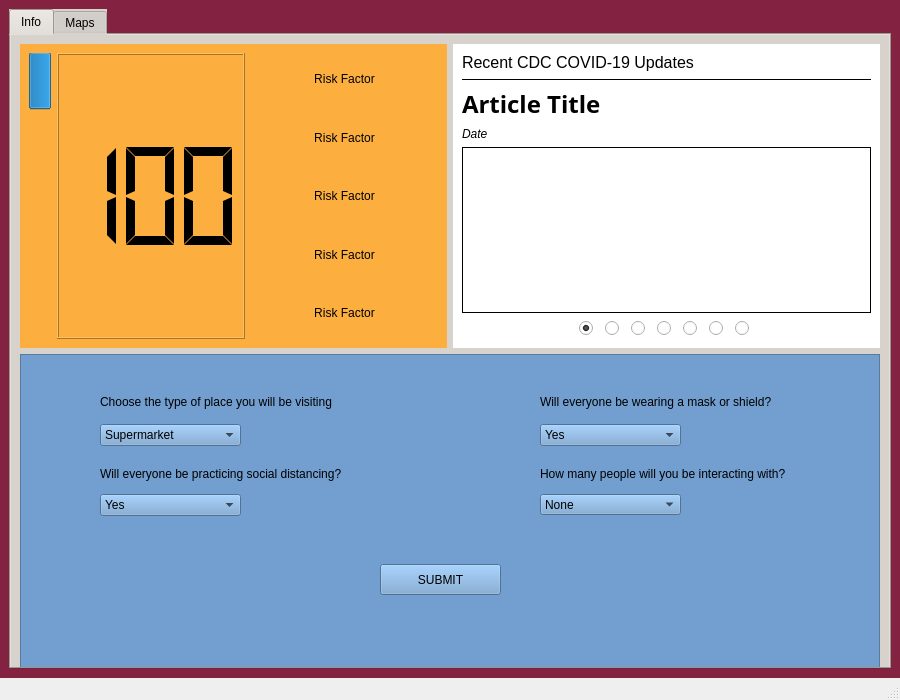
<?xml version="1.0" encoding="UTF-8"?>
<ui version="4.0">
 <class>Dashboard</class>
 <widget class="QMainWindow" name="Dashboard">
  <property name="geometry">
   <rect>
    <x>0</x>
    <y>0</y>
    <width>900</width>
    <height>700</height>
   </rect>
  </property>
  <property name="minimumSize">
   <size>
    <width>900</width>
    <height>700</height>
   </size>
  </property>
  <property name="windowTitle">
   <string>SafeWaze Dashboard</string>
  </property>
  <property name="styleSheet">
   <string notr="true">#centralwidget {background-color: rgb(131,34,65);}</string>
  </property>
  <widget class="QWidget" name="centralwidget">
   <layout class="QVBoxLayout" name="verticalLayout_3">
    <item>
     <widget class="QTabWidget" name="tabWidget">
      <property name="sizePolicy">
       <sizepolicy hsizetype="Expanding" vsizetype="Expanding">
        <horstretch>0</horstretch>
        <verstretch>0</verstretch>
       </sizepolicy>
      </property>
      <property name="styleSheet">
       <string notr="true">background-color: rgb(215,210,203);</string>
      </property>
      <property name="currentIndex">
       <number>0</number>
      </property>
      <widget class="QWidget" name="tab_1">
       <attribute name="title">
        <string>Info</string>
       </attribute>
       <layout class="QVBoxLayout" name="verticalLayout_6">
        <item>
         <layout class="QVBoxLayout" name="vbox_tab_1">
          <item>
           <layout class="QHBoxLayout" name="hbox_info">
            <property name="spacing">
             <number>6</number>
            </property>
            <item>
             <widget class="QWidget" name="widget_left" native="true">
              <property name="sizePolicy">
               <sizepolicy hsizetype="MinimumExpanding" vsizetype="MinimumExpanding">
                <horstretch>0</horstretch>
                <verstretch>0</verstretch>
               </sizepolicy>
              </property>
              <property name="minimumSize">
               <size>
                <width>0</width>
                <height>100</height>
               </size>
              </property>
              <property name="styleSheet">
               <string notr="true">background-color: rgb(252, 175, 62);</string>
              </property>
              <layout class="QHBoxLayout" name="horizontalLayout_4">
               <item>
                <widget class="QProgressBar" name="risk_barometer">
                 <property name="styleSheet">
                  <string notr="true">QProgressBar {
border-image: url(:/Gauge/Resources/Risk-Gradient/V2/gradient-v2-600x600.png);
border-radius: 12px;
}

QProgressBar::chunk {
background: qlineargradient(x1: 0, y1: 0, x2: 1, y2: 0,
stop: 0 #fff
stop: 0.4999 #eee
stop: 0.5 #ddd,
stop: 1 #eee);
}</string>
                 </property>
                 <property name="value">
                  <number>20</number>
                 </property>
                 <property name="textVisible">
                  <bool>false</bool>
                 </property>
                 <property name="orientation">
                  <enum>Qt::Vertical</enum>
                 </property>
                 <property name="invertedAppearance">
                  <bool>true</bool>
                 </property>
                </widget>
               </item>
               <item>
                <widget class="QLCDNumber" name="lcdNumber_risk">
                 <property name="sizePolicy">
                  <sizepolicy hsizetype="Minimum" vsizetype="Minimum">
                   <horstretch>0</horstretch>
                   <verstretch>0</verstretch>
                  </sizepolicy>
                 </property>
                 <property name="minimumSize">
                  <size>
                   <width>60</width>
                   <height>0</height>
                  </size>
                 </property>
                 <property name="digitCount">
                  <number>3</number>
                 </property>
                 <property name="segmentStyle">
                  <enum>QLCDNumber::Flat</enum>
                 </property>
                 <property name="intValue" stdset="0">
                  <number>100</number>
                 </property>
                </widget>
               </item>
               <item>
                <layout class="QVBoxLayout" name="vbox_risk_factors">
                 <item>
                  <widget class="QLabel" name="label">
                   <property name="text">
                    <string>Risk Factor</string>
                   </property>
                   <property name="alignment">
                    <set>Qt::AlignCenter</set>
                   </property>
                  </widget>
                 </item>
                 <item>
                  <widget class="QLabel" name="label_4">
                   <property name="text">
                    <string>Risk Factor</string>
                   </property>
                   <property name="alignment">
                    <set>Qt::AlignCenter</set>
                   </property>
                  </widget>
                 </item>
                 <item>
                  <widget class="QLabel" name="label_5">
                   <property name="text">
                    <string>Risk Factor</string>
                   </property>
                   <property name="alignment">
                    <set>Qt::AlignCenter</set>
                   </property>
                  </widget>
                 </item>
                 <item>
                  <widget class="QLabel" name="label_6">
                   <property name="text">
                    <string>Risk Factor</string>
                   </property>
                   <property name="alignment">
                    <set>Qt::AlignCenter</set>
                   </property>
                  </widget>
                 </item>
                 <item>
                  <widget class="QLabel" name="label_7">
                   <property name="text">
                    <string>Risk Factor</string>
                   </property>
                   <property name="alignment">
                    <set>Qt::AlignCenter</set>
                   </property>
                  </widget>
                 </item>
                </layout>
               </item>
              </layout>
             </widget>
            </item>
            <item>
             <widget class="QWidget" name="widget_rss" native="true">
              <property name="sizePolicy">
               <sizepolicy hsizetype="MinimumExpanding" vsizetype="MinimumExpanding">
                <horstretch>0</horstretch>
                <verstretch>0</verstretch>
               </sizepolicy>
              </property>
              <property name="minimumSize">
               <size>
                <width>0</width>
                <height>100</height>
               </size>
              </property>
              <property name="styleSheet">
               <string notr="true">background-color: rgb(255, 255, 255);</string>
              </property>
              <layout class="QVBoxLayout" name="verticalLayout_2">
               <item>
                <widget class="QLabel" name="label_rss_header">
                 <property name="sizePolicy">
                  <sizepolicy hsizetype="Preferred" vsizetype="Fixed">
                   <horstretch>0</horstretch>
                   <verstretch>0</verstretch>
                  </sizepolicy>
                 </property>
                 <property name="font">
                  <font>
                   <pointsize>12</pointsize>
                   <weight>50</weight>
                   <bold>false</bold>
                   <underline>false</underline>
                  </font>
                 </property>
                 <property name="text">
                  <string>Recent CDC COVID-19 Updates</string>
                 </property>
                </widget>
               </item>
               <item>
                <widget class="Line" name="line">
                 <property name="styleSheet">
                  <string notr="true">background-color: transparent;</string>
                 </property>
                 <property name="frameShadow">
                  <enum>QFrame::Plain</enum>
                 </property>
                 <property name="lineWidth">
                  <number>1</number>
                 </property>
                 <property name="orientation">
                  <enum>Qt::Horizontal</enum>
                 </property>
                </widget>
               </item>
               <item>
                <widget class="QLabel" name="label_rss_title">
                 <property name="font">
                  <font>
                   <family>Ubuntu Condensed</family>
                   <pointsize>18</pointsize>
                   <weight>75</weight>
                   <bold>true</bold>
                  </font>
                 </property>
                 <property name="styleSheet">
                  <string notr="true">background-color: transparent;</string>
                 </property>
                 <property name="text">
                  <string>Article Title</string>
                 </property>
                 <property name="wordWrap">
                  <bool>true</bool>
                 </property>
                 <property name="openExternalLinks">
                  <bool>true</bool>
                 </property>
                </widget>
               </item>
               <item>
                <widget class="QLabel" name="label_rss_date">
                 <property name="font">
                  <font>
                   <italic>true</italic>
                  </font>
                 </property>
                 <property name="text">
                  <string>Date</string>
                 </property>
                </widget>
               </item>
               <item>
                <widget class="QTextBrowser" name="textBrowser_summary">
                 <property name="frameShape">
                  <enum>QFrame::Box</enum>
                 </property>
                 <property name="frameShadow">
                  <enum>QFrame::Plain</enum>
                 </property>
                 <property name="openExternalLinks">
                  <bool>true</bool>
                 </property>
                </widget>
               </item>
               <item>
                <layout class="QHBoxLayout" name="horizontalLayout">
                 <item>
                  <spacer name="horizontalSpacer">
                   <property name="orientation">
                    <enum>Qt::Horizontal</enum>
                   </property>
                   <property name="sizeHint" stdset="0">
                    <size>
                     <width>40</width>
                     <height>20</height>
                    </size>
                   </property>
                  </spacer>
                 </item>
                 <item>
                  <widget class="QRadioButton" name="radioButton_1">
                   <property name="sizePolicy">
                    <sizepolicy hsizetype="Fixed" vsizetype="Fixed">
                     <horstretch>0</horstretch>
                     <verstretch>0</verstretch>
                    </sizepolicy>
                   </property>
                   <property name="minimumSize">
                    <size>
                     <width>20</width>
                     <height>0</height>
                    </size>
                   </property>
                   <property name="text">
                    <string/>
                   </property>
                   <property name="checked">
                    <bool>true</bool>
                   </property>
                  </widget>
                 </item>
                 <item>
                  <widget class="QRadioButton" name="radioButton_2">
                   <property name="sizePolicy">
                    <sizepolicy hsizetype="Fixed" vsizetype="Fixed">
                     <horstretch>0</horstretch>
                     <verstretch>0</verstretch>
                    </sizepolicy>
                   </property>
                   <property name="minimumSize">
                    <size>
                     <width>20</width>
                     <height>0</height>
                    </size>
                   </property>
                   <property name="text">
                    <string/>
                   </property>
                  </widget>
                 </item>
                 <item>
                  <widget class="QRadioButton" name="radioButton_3">
                   <property name="sizePolicy">
                    <sizepolicy hsizetype="Fixed" vsizetype="Fixed">
                     <horstretch>0</horstretch>
                     <verstretch>0</verstretch>
                    </sizepolicy>
                   </property>
                   <property name="minimumSize">
                    <size>
                     <width>20</width>
                     <height>0</height>
                    </size>
                   </property>
                   <property name="text">
                    <string/>
                   </property>
                  </widget>
                 </item>
                 <item>
                  <widget class="QRadioButton" name="radioButton_4">
                   <property name="sizePolicy">
                    <sizepolicy hsizetype="Fixed" vsizetype="Fixed">
                     <horstretch>0</horstretch>
                     <verstretch>0</verstretch>
                    </sizepolicy>
                   </property>
                   <property name="minimumSize">
                    <size>
                     <width>20</width>
                     <height>0</height>
                    </size>
                   </property>
                   <property name="text">
                    <string/>
                   </property>
                  </widget>
                 </item>
                 <item>
                  <widget class="QRadioButton" name="radioButton_5">
                   <property name="sizePolicy">
                    <sizepolicy hsizetype="Fixed" vsizetype="Fixed">
                     <horstretch>0</horstretch>
                     <verstretch>0</verstretch>
                    </sizepolicy>
                   </property>
                   <property name="minimumSize">
                    <size>
                     <width>20</width>
                     <height>0</height>
                    </size>
                   </property>
                   <property name="text">
                    <string/>
                   </property>
                  </widget>
                 </item>
                 <item>
                  <widget class="QRadioButton" name="radioButton_6">
                   <property name="minimumSize">
                    <size>
                     <width>20</width>
                     <height>0</height>
                    </size>
                   </property>
                   <property name="text">
                    <string/>
                   </property>
                  </widget>
                 </item>
                 <item>
                  <widget class="QRadioButton" name="radioButton_7">
                   <property name="minimumSize">
                    <size>
                     <width>20</width>
                     <height>0</height>
                    </size>
                   </property>
                   <property name="text">
                    <string/>
                   </property>
                  </widget>
                 </item>
                 <item>
                  <spacer name="horizontalSpacer_2">
                   <property name="orientation">
                    <enum>Qt::Horizontal</enum>
                   </property>
                   <property name="sizeHint" stdset="0">
                    <size>
                     <width>40</width>
                     <height>20</height>
                    </size>
                   </property>
                  </spacer>
                 </item>
                </layout>
               </item>
              </layout>
             </widget>
            </item>
           </layout>
          </item>
          <item>
           <widget class="QFrame" name="frame_graph">
            <property name="sizePolicy">
             <sizepolicy hsizetype="MinimumExpanding" vsizetype="MinimumExpanding">
              <horstretch>0</horstretch>
              <verstretch>0</verstretch>
             </sizepolicy>
            </property>
            <property name="minimumSize">
             <size>
              <width>758</width>
              <height>325</height>
             </size>
            </property>
            <property name="styleSheet">
             <string notr="true">background-color: rgb(114, 159, 207);</string>
            </property>
            <property name="frameShape">
             <enum>QFrame::StyledPanel</enum>
            </property>
            <property name="frameShadow">
             <enum>QFrame::Raised</enum>
            </property>
            <widget class="QLabel" name="label_8">
             <property name="geometry">
              <rect>
               <x>80</x>
               <y>40</y>
               <width>251</width>
               <height>16</height>
              </rect>
             </property>
             <property name="text">
              <string>Choose the type of place you will be visiting</string>
             </property>
            </widget>
            <widget class="QComboBox" name="comboBox_4">
             <property name="geometry">
              <rect>
               <x>80</x>
               <y>70</y>
               <width>141</width>
               <height>22</height>
              </rect>
             </property>
             <item>
              <property name="text">
               <string>Supermarket</string>
              </property>
             </item>
             <item>
              <property name="text">
               <string>convenience store </string>
              </property>
             </item>
             <item>
              <property name="text">
               <string>Barber Shop</string>
              </property>
             </item>
             <item>
              <property name="text">
               <string>Restaurant / Bar</string>
              </property>
             </item>
             <item>
              <property name="text">
               <string>movie theatre</string>
              </property>
             </item>
             <item>
              <property name="text">
               <string>Gym</string>
              </property>
             </item>
             <item>
              <property name="text">
               <string>Playground</string>
              </property>
             </item>
             <item>
              <property name="text">
               <string>Other</string>
              </property>
             </item>
            </widget>
            <widget class="QLabel" name="label_2">
             <property name="geometry">
              <rect>
               <x>80</x>
               <y>110</y>
               <width>261</width>
               <height>20</height>
              </rect>
             </property>
             <property name="text">
              <string>Will everyone be practicing social distancing?</string>
             </property>
            </widget>
            <widget class="QComboBox" name="comboBox_2">
             <property name="geometry">
              <rect>
               <x>80</x>
               <y>140</y>
               <width>141</width>
               <height>22</height>
              </rect>
             </property>
             <item>
              <property name="text">
               <string>Yes</string>
              </property>
             </item>
             <item>
              <property name="text">
               <string>No</string>
              </property>
             </item>
             <item>
              <property name="text">
               <string>Not all</string>
              </property>
             </item>
            </widget>
            <widget class="QLabel" name="label_3">
             <property name="geometry">
              <rect>
               <x>520</x>
               <y>40</y>
               <width>251</width>
               <height>16</height>
              </rect>
             </property>
             <property name="text">
              <string>Will everyone be wearing a mask or shield?</string>
             </property>
            </widget>
            <widget class="QComboBox" name="comboBox_3">
             <property name="geometry">
              <rect>
               <x>520</x>
               <y>70</y>
               <width>141</width>
               <height>22</height>
              </rect>
             </property>
             <item>
              <property name="text">
               <string>Yes</string>
              </property>
             </item>
             <item>
              <property name="text">
               <string>No</string>
              </property>
             </item>
             <item>
              <property name="text">
               <string>Not all</string>
              </property>
             </item>
            </widget>
            <widget class="QLabel" name="label_9">
             <property name="geometry">
              <rect>
               <x>520</x>
               <y>110</y>
               <width>271</width>
               <height>20</height>
              </rect>
             </property>
             <property name="text">
              <string>How many people will you be interacting with?</string>
             </property>
            </widget>
            <widget class="QComboBox" name="comboBox">
             <property name="geometry">
              <rect>
               <x>520</x>
               <y>140</y>
               <width>141</width>
               <height>21</height>
              </rect>
             </property>
             <item>
              <property name="text">
               <string>None</string>
              </property>
             </item>
             <item>
              <property name="text">
               <string>1</string>
              </property>
             </item>
             <item>
              <property name="text">
               <string>2</string>
              </property>
             </item>
             <item>
              <property name="text">
               <string>3</string>
              </property>
             </item>
             <item>
              <property name="text">
               <string>4</string>
              </property>
             </item>
             <item>
              <property name="text">
               <string>5 - 15</string>
              </property>
             </item>
             <item>
              <property name="text">
               <string>16 or more</string>
              </property>
             </item>
            </widget>
            <widget class="QPushButton" name="submit">
             <property name="geometry">
              <rect>
               <x>360</x>
               <y>210</y>
               <width>121</width>
               <height>31</height>
              </rect>
             </property>
             <property name="text">
              <string>SUBMIT</string>
             </property>
            </widget>
           </widget>
          </item>
         </layout>
        </item>
       </layout>
      </widget>
      <widget class="QWidget" name="tab_2">
       <attribute name="title">
        <string>Maps</string>
       </attribute>
      </widget>
     </widget>
    </item>
   </layout>
  </widget>
  <widget class="QMenuBar" name="menubar">
   <property name="geometry">
    <rect>
     <x>0</x>
     <y>0</y>
     <width>900</width>
     <height>26</height>
    </rect>
   </property>
  </widget>
  <widget class="QStatusBar" name="statusbar"/>
 </widget>
 <resources>
  <include location="../SafeWaze_latest/resources.qrc"/>
 </resources>
 <connections/>
</ui>
